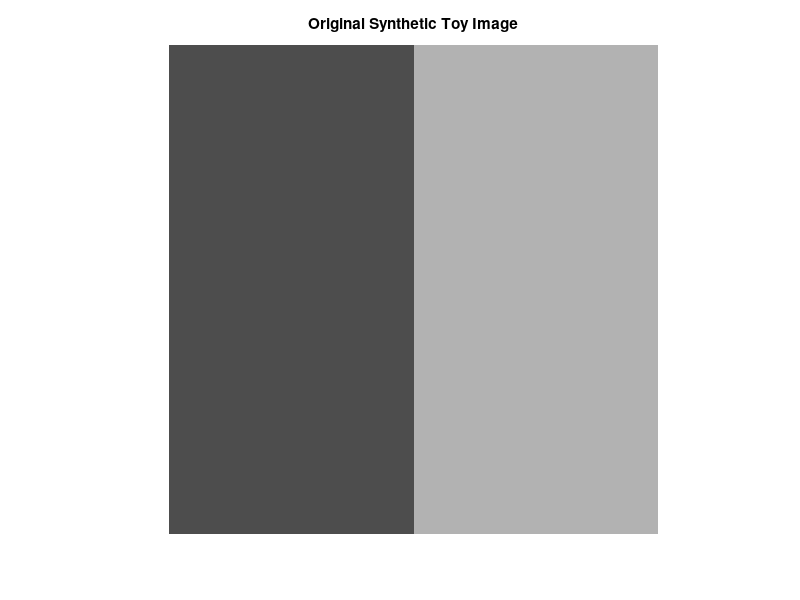
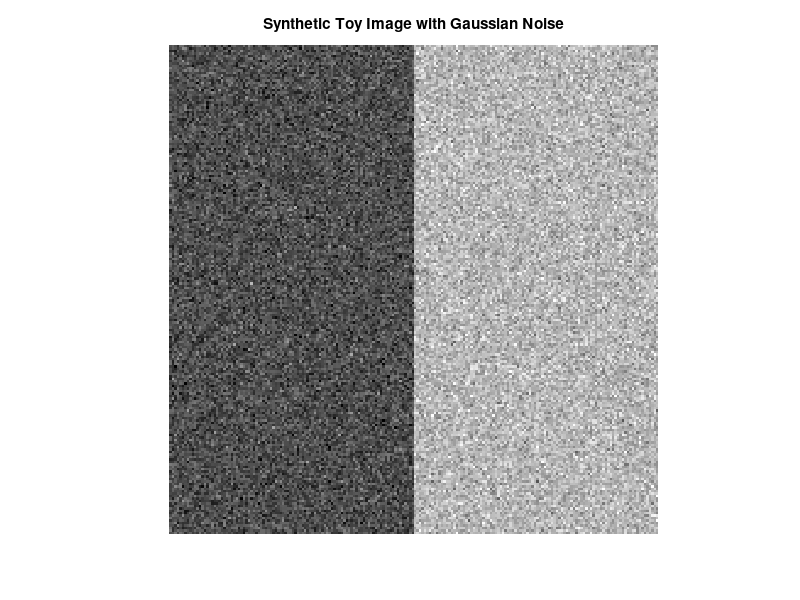
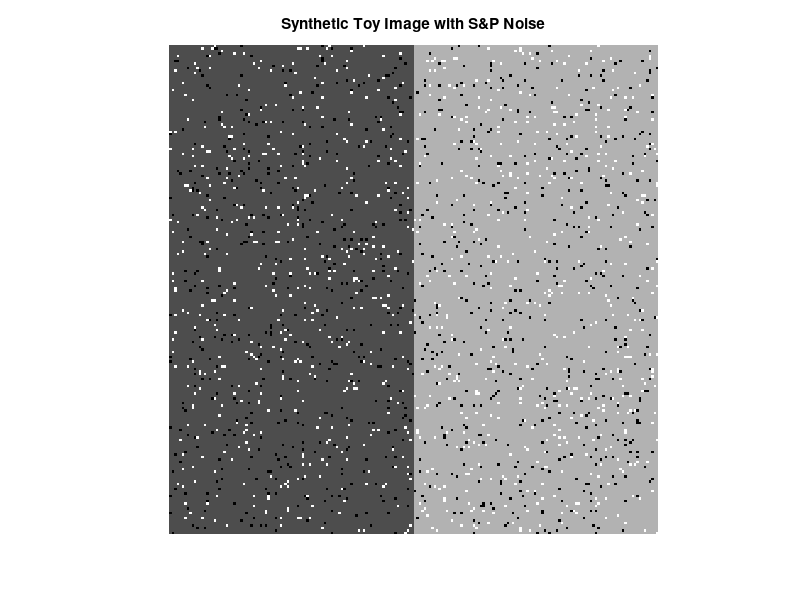
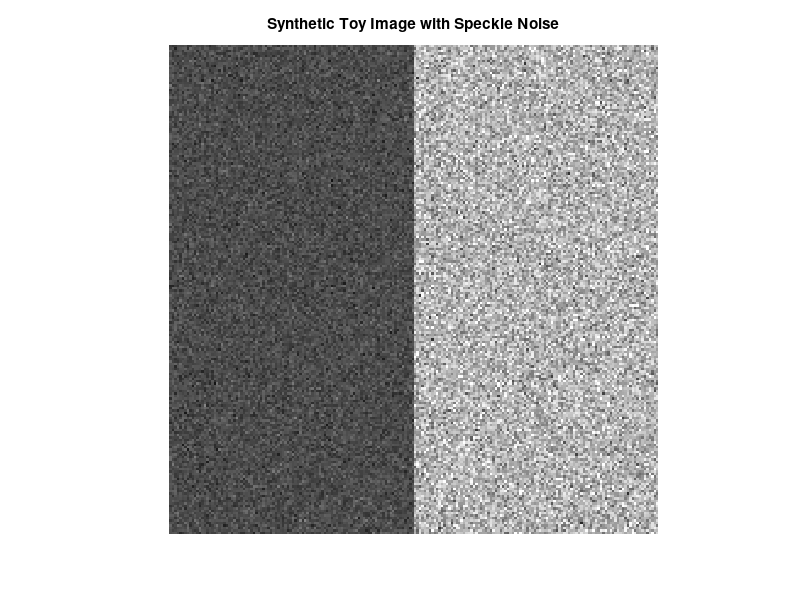

These charts were generated, in order, by the following MATLAB code: (Note: this script raises an error after producing the figures.)
close all;
clear all;

%% 2.0 Noise Generation
% Generating the synthetic toy image
f = [0.3*ones(200,100) 0.7*ones(200,100)];

% Adding noise to original image
f_gauss = imnoise(f, 'gaussian', 0.01);
f_sp = imnoise(f, 'salt & pepper', 0.05);
f_speckle = imnoise(f, 'speckle', 0.04);

figure;
imshow(f);
title('Original Synthetic Toy Image');

figure;
imshow(f_gauss);
title('Synthetic Toy Image with Gaussian Noise');

figure;
imshow(f_sp);
title('Synthetic Toy Image with S&P Noise');

figure;
imshow(f_speckle);
title('Synthetic Toy Image with Speckle Noise');

%% 3.0 Noise Reduction in the Spatial Domain

lena = imread('images/lena.tiff');
lena = rgb2gray(lena);
lena = im2double(lena);

% Create the noisy image
lena_gauss = imnoise(lena, 'gaussian', 0.02);
PSNR = psnr(lena, lena_gauss);

figure;
imhist(lena_gauss);
title('Histogram of Lena with Gaussian Noise');

figure;
imshow(lena_gauss);
title('Lena Image with Gaussian Noise');

% Create the filter
filter_avg = fspecial('average');
colormap(gray);

figure;
imagesc(filter_avg);

% Apply the filter
lena_filtered = imfilter(lena_gauss, filter_avg);

figure;
imshow(lena_filtered);
title('Noisy Lena Image with Applied Average Filter');

figure;
imhist(lena_filtered);
title('Histogram of the Filtered Lena Image');

PSNR_lena = psnr(lena, lena_filtered);

%% 4.0 Sharpening in the Spatial Domain
cameraman = imread('images/cameraman.tif');
cameraman = im2double(cameraman);

% Applying Gaussian filter
filter_gauss = fspecial('gaussian', 7, 7);
cameraman_gauss = imfilter(cameraman, filter_gauss);

% Subtracting filtered image from the original image
cameraman_sub = cameraman - cameraman_gauss;

figure;
imshow(cameraman_gauss);
title('Cameraman Image Filtered with Gaussian Filter');

figure;
imshow(cameraman_sub);
title('Original Image with Gaussian Filtered Image Subtracted');

% Adding subtracted image to original image
cameraman_sub_add = cameraman + cameraman_sub;

figure;
imshow(cameraman_sub_add);
title('Original Image with Subtracted Image Added');

% Adding 0.5*subtracted image to original image
cameraman_sub_add_05 = cameraman + 0.5.*cameraman_sub;

figure;
imshow(cameraman_sub_add_05);
title('Original Image with Subtracted Image Added*0.5');